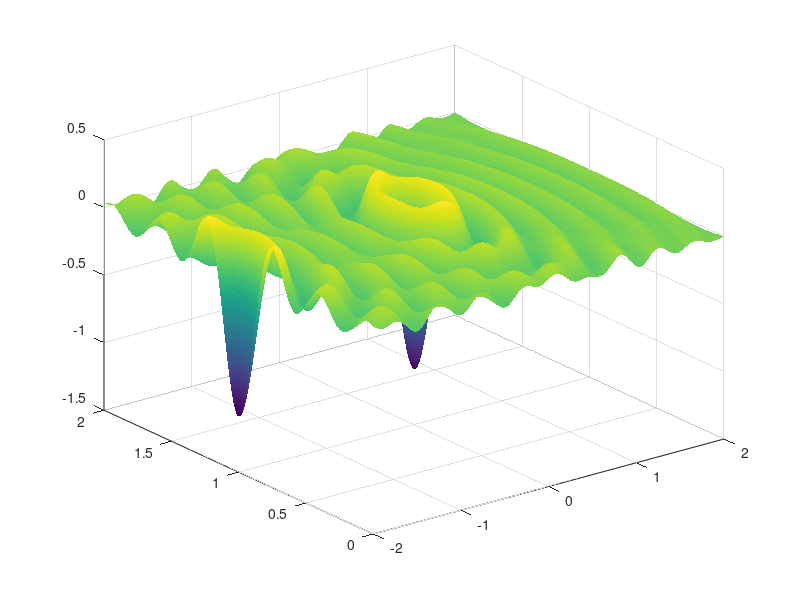

Write the MATLAB code that produced this figure. (Note: this script raises an error after producing the figure.)
%% Cancellation at point in far field
clc
clear

j = 1;
for n = -2:.05:2
    f = 1000;
omega = 2*pi*f;      % Angular frequency 
c = 344;             % Speed of sound
lambda = c./f;       % Wavelength
rho = 1.225;         % Density of air
k = 2*pi./lambda;    % Wave number
qp = .0005;          % Volume Velocity

delta = .005;
rx = -2:delta:2;                 % Radius in x
ry = 0:delta:2;                  % Radius in y
[X, Y] = meshgrid(rx,ry);        % Meshgrid from rx and ry

% Source positions in meters
Cs = [n 1;
      0 1];  
  
l = size(Cs,1);                  % Amount of Control Sources
MeshZ = cell(l,1);
green = cell(l,1);
q = [.0001,.0001];
p = zeros(length(ry),length(rx));

for i = 1:l
    MeshZ{i} = sqrt((X-Cs(i,1)).^2 + (Y-Cs(i,2)).^2);
    green{i} = 1j*omega*rho*exp(-1i*k.*MeshZ{i})./(4*pi*MeshZ{i});
    p = p - green{i}*q(i);
end

surf(rx,ry,(real(p)),'edgecolor', 'none')
colormap('redblue')
caxis([-.1 .1])
view(0,90)
colorbar
xlabel('Meters'),ylabel('Meters')
M(j) = getframe;
j = j + 1;
% pause(.01)
end
movie(M)
